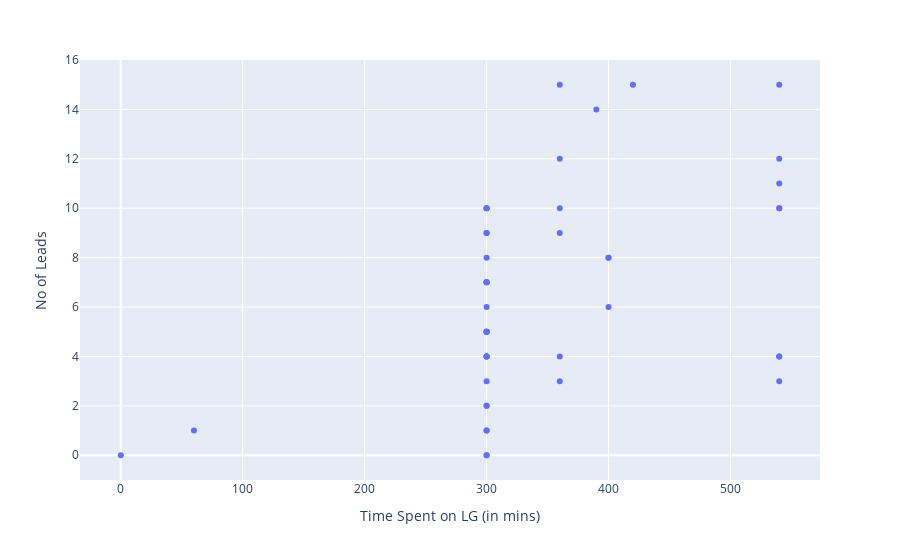

The notebook cell this image was saved under:
### Code cell
px.scatter(data,x='Time Spent on LG (in mins)', y='No of Leads')

### Figure 1 — Plotly figure (JSON) as saved in the notebook; plotly's stock layout.template omitted (floating-point values rounded to 4 significant figures)
{"data": [{"hovertemplate": "Time Spent on LG (in mins)=%{x}<br>No of Leads=%{y}<extra></extra>", "legendgroup": "", "marker": {"color": "#636efa", "symbol": "circle"}, "mode": "markers", "name": "", "orientation": "v", "showlegend": false, "type": "scatter", "x": [300, 300, 300, 300, 300, 300, 300, 300, 300, 300, 300, 300, 300, 300, 300, 300, 300, 300, 300, 300, 300, 300, 300, 540, 540, 540, 540, 540, 540, 540, 300, 300, 300, 390, 60, 360, 360, 360, 420, 0, 360, 360, 360, 300, 540, 400, 400, 400, 12, 5, 15, 15, 5, 4, 2, 0, 0, 14], "xaxis": "x", "y": [2, 1, 5, 4, 5, 5, 0, 10, 7, 6, 10, 7, 1, 5, 4, 4, 0, 7, 3, 4, 10, 9, 8, 4, 3, 15, 12, 4, 10, 11, 5, 2, 9, 14, 1, 9, 12, 3, 15, 0, 15, 10, 4, 7, 10, 8, 8, 6, null, null, null, null, null, null, null, null, null, null], "yaxis": "y"}], "layout": {"legend": {"tracegroupgap": 0}, "margin": {"t": 60}, "xaxis": {"anchor": "y", "domain": [0, 1], "title": {"text": "Time Spent on LG (in mins)"}}, "yaxis": {"anchor": "x", "domain": [0, 1], "title": {"text": "No of Leads"}}}}
